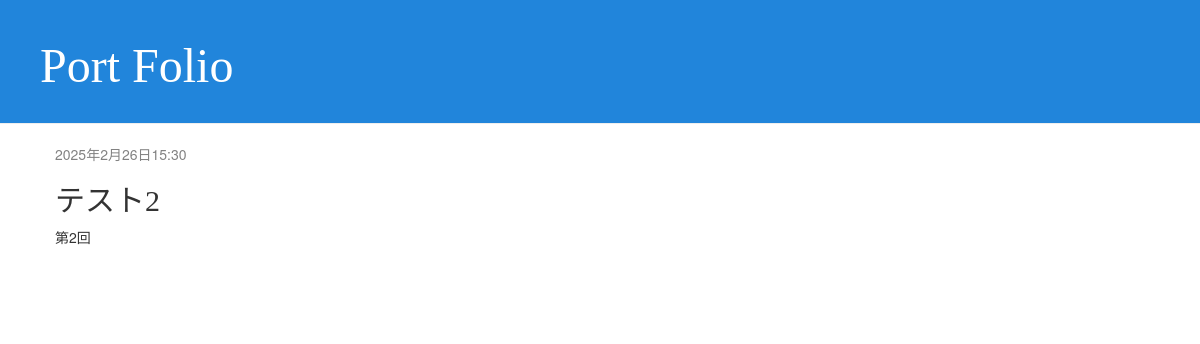
Before: /post/2/ with the older database file.
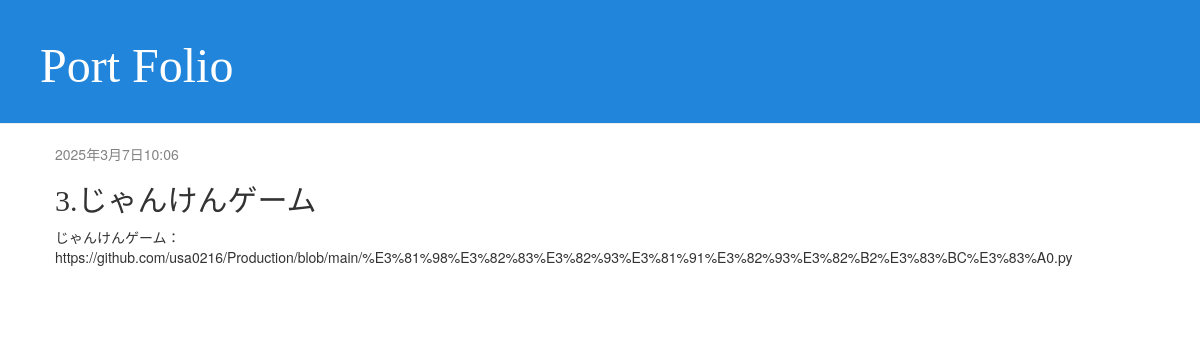
After: the same page with the newer database file.
### blog/models.py (models this page shows, shortened)
class Post(models.Model):
    author = models.ForeignKey(settings.AUTH_USER_MODEL, on_delete=models.CASCADE)
    title = models.CharField(max_length=200)
    text = models.TextField()
    created_date = models.DateTimeField(default=timezone.now)
    published_date = models.DateTimeField(blank=True, null=True)

### blog/views.py (the view)
# urls.py: path('post/<int:pk>/', views.post_detail, name='post_detail'),
def post_detail(request, pk):
    post = get_object_or_404(Post, pk=pk)
    return render(request, 'blog/post_detail.html', {'post': post})

### blog/templates/blog/post_detail.html (shortened to what this page needs)
{% extends 'blog/base.html' %}
{% block content %}
    <div class="post">
        {% if post.published_date %}
            <div class="date">
                {{ post.published_date }}
            </div>
        {% endif %}
        <h2>{{ post.title }}</h2>
        <p>{{ post.text|linebreaksbr }}</p>
    </div>
{% endblock %}

### blog/templates/blog/base.html (shortened to what this page needs)
{% load static %}
<html>
    <head>
        <link rel="stylesheet" href="//maxcdn.bootstrapcdn.com/bootstrap/3.2.0/css/bootstrap.min.css">
        <link rel="stylesheet" href="//maxcdn.bootstrapcdn.com/bootstrap/3.2.0/css/bootstrap-theme.min.css">
        <link rel="stylesheet" href="{% static 'css/blog.css' %}">
    </head>
    <body>
           <div class="page-header">
		 <h1><a href="/">Port Folio</a></h1>
    	   </div>
    	   <div class="content container">
        	 <div class="row">
             	       <div class="col-md-8">
           		     {% block content %}
           		     {% endblock %}
           	       </div>
        	 </div>
    	   </div>
    </body>
</html>

### blog/static/css/blog.css (style rules this page uses)
.page-header { background-color: 2185db; margin-top: 0; padding: 20px 20px 20px 40px; }
.page-header h1, .page-header h1 a, .page-header h1 a:visited, .page-header h1 a:active { color: #ffffff; font-size: 36pt; text-decoration: none; }
.content { margin-left: 40px; }
h1, h2, h3, h4 { font-family: serif, cursive; }
.date { color: #828282; }
.post { margin-bottom: 70px; }

Changed rows visible on the page:
changed Post: published_date "2025年2月26日15:30" → "2025年3月7日10:06"; title "テスト2" → "3.じゃんけんゲーム"; text "第2回" → "じゃんけんゲーム： https://github.com/usa0216/Production/blob/main/%E3%81%98%E3%82%83%E3%82%93%E3%81%91%E3%82%93%E3%82%B2%E3%83%BC%E3%83%A0.py"
